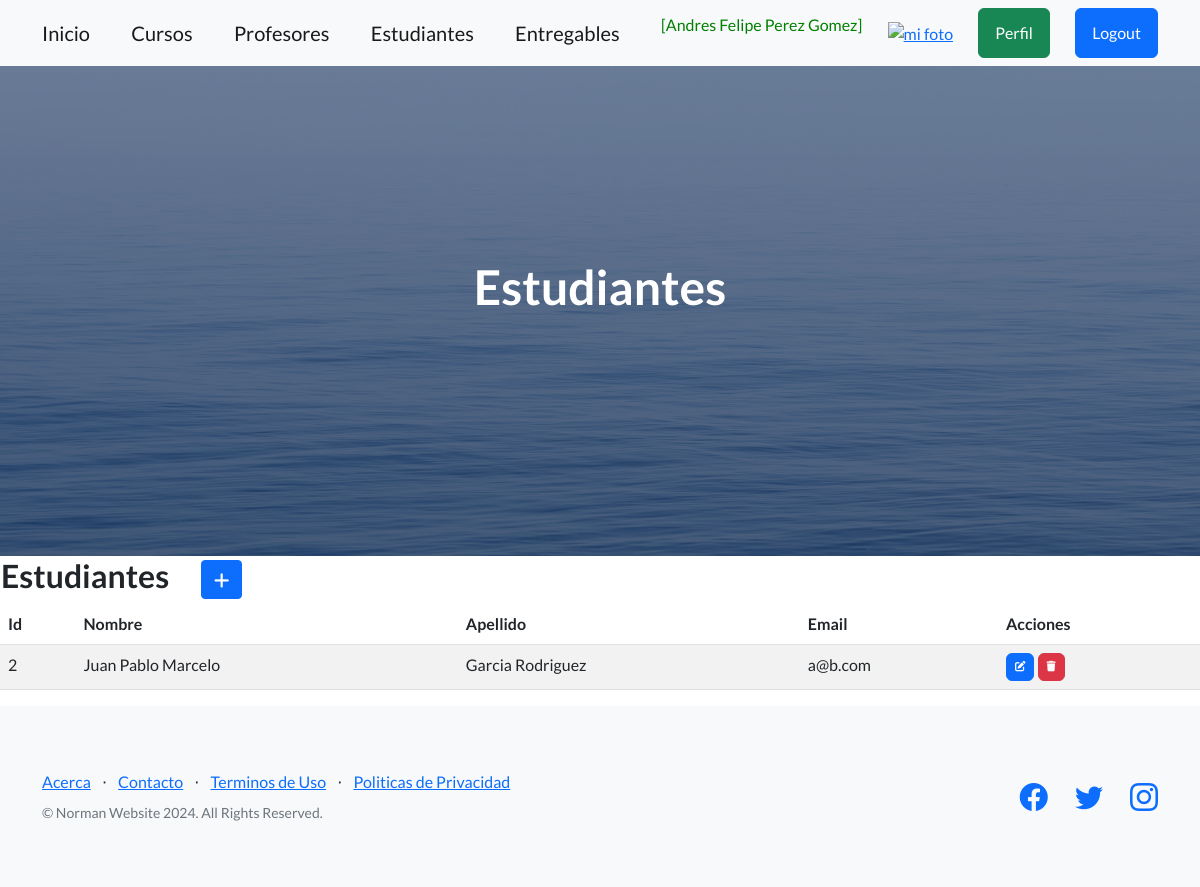
The app's page /estudiantes/ (signed in) with its own data.
### entidades/models.py (models this page shows, shortened)
class Estudiante(models.Model):
    nombre = models.CharField(max_length=60)
    apellido = models.CharField(max_length=60)
    email = models.EmailField()

### entidades/views.py (the view)
# urls.py: path('estudiantes/', EstudianteList.as_view(), name="estudiantes"),
class EstudianteList(LoginRequiredMixin, ListView):
    model = Estudiante

### entidades/templates/entidades/estudiante_list.html (shortened to what this page needs)
{% extends "entidades/index.html" %}
{% block titulo %}
<h1 class="mb-5">Estudiantes</h1>
{% endblock titulo %}
{% block contenido %}
<table>
    <tr>
        <td width="200"><h2>Estudiantes</h2></td>
        <td>
            <a
            href="{% url 'estudianteCreate' %}"
            class="btn btn-primary btn-sm"
            >
            </a>
        </td>
    </tr>
</table>
<table class="table table-striped">
    <thead>
        <tr>
            <th>Id</th>
            <th>Nombre</th>
            <th>Apellido</th>
            <th>Email</th>
            <th>Acciones</th>
        </tr>
    </thead>
    <tbody>
    {% for e in estudiante_list  %}
        <tr>
            <td>{{ e.id }}</td>
            <td>{{ e.nombre }}</td>
            <td>{{ e.apellido }}</td>
            <td>{{ e.email }}</td>
            <td>
                <a
                  href="{% url 'estudianteUpdate' e.id %}"
                  class="btn btn-primary"
                  style="--bs-btn-padding-y: .25rem; --bs-btn-padding-x: .5rem; --bs-btn-font-size: .75rem;"
                  >
                </a>
                <a
                  href="{% url 'estudianteDelete' e.id %}"
                  class="btn btn-danger"
                  style="--bs-btn-padding-y: .25rem; --bs-btn-padding-x: .5rem; --bs-btn-font-size: .75rem;"
                  >
                </a>
            </td>
        </tr>
    {% endfor %}
    </tbody>
</table>
{% endblock contenido %}

### entidades/templates/entidades/index.html (shortened to what this page needs)
<!DOCTYPE html>
<html lang="en">
    <head>
        {% load static %}
        <link href="https://cdn.jsdelivr.net/npm/bootstrap-icons@1.5.0/font/bootstrap-icons.css" rel="stylesheet" type="text/css" />
        <link href="{% static 'css/styles.css' %}" rel="stylesheet" />
        <link rel="stylesheet" href="https://cdnjs.cloudflare.com/ajax/libs/font-awesome/6.4.0/css/all.min.css">
    </head>
    <body>
        <nav class="navbar navbar-light bg-light static-top">
            <div class="container">
                <a class="navbar-brand" href="{% url 'home' %}">Inicio</a>
            {% if user.is_authenticated %}
                <a class="navbar-brand" href="{% url 'cursos' %}">Cursos</a>
                <a class="navbar-brand" href="{% url 'profesores' %}">Profesores</a>
                <a class="navbar-brand" href="{% url 'estudiantes' %}">Estudiantes</a>
                <a class="navbar-brand" href="{% url 'entregables' %}">Entregables</a>
                <p style="color:green"> [{{user.first_name}} {{user.last_name}}]</p>
                <div class="text-center">
                    <a href="{% url 'agregar_avatar' %}"><img src="{{ request.session.avatar }}" height="40px" weight="40px" alt="mi foto"></a>
                </div>
                <a class="btn btn-success" href="{% url 'perfil' %}">Perfil</a>
                <a class="btn btn-primary" href="{% url 'logout' %}">Logout</a>
            {% else %}
                <a class="btn btn-primary" href="{% url 'login' %}">Login</a>
                <a class="btn btn-success" href="{% url 'registro' %}">Registrate</a>
            {% endif %}
            </div>
        </nav>
        <header class="masthead">
            <div class="container position-relative">
                <div class="row justify-content-center">
                    <div class="col-xl-6">
                        <div class="text-center text-white">
                            {% block titulo %}{% endblock titulo %}
                        </div>
                    </div>
                </div>
            </div>
        </header>
        {% block contenido %}
        {% endblock contenido %}
        <footer class="footer bg-light">
            <div class="container">
                <div class="row">
                    <div class="col-lg-6 h-100 text-center text-lg-start my-auto">
                        <ul class="list-inline mb-2">
                            <li class="list-inline-item"><a href="{% url 'acerca' %}">Acerca</a></li>
                            <li class="list-inline-item">⋅</li>
                            <li class="list-inline-item"><a href="#!">Contacto</a></li>
                            <li class="list-inline-item">⋅</li>
                            <li class="list-inline-item"><a href="#!">Terminos de Uso</a></li>
                            <li class="list-inline-item">⋅</li>
                            <li class="list-inline-item"><a href="#!">Politicas de Privacidad</a></li>
                        </ul>
                        <p class="text-muted small mb-4 mb-lg-0">&copy; Norman Website 2024. All Rights Reserved.</p>
                    </div>
                    <div class="col-lg-6 h-100 text-center text-lg-end my-auto">
                        <ul class="list-inline mb-0">
                            <li class="list-inline-item me-4">
                                <a href="#!"><i class="bi-facebook fs-3"></i></a>
                            </li>
                            <li class="list-inline-item me-4">
                                <a href="#!"><i class="bi-twitter fs-3"></i></a>
                            </li>
                            <li class="list-inline-item">
                                <a href="#!"><i class="bi-instagram fs-3"></i></a>
                            </li>
                        </ul>
                    </div>
                </div>
            </div>
        </footer>
    </body>
</html>

### records on screen
Estudiante: id "2", nombre "Juan Pablo Marcelo", apellido "Garcia Rodriguez", email "a@b.com"

### other values on screen
{{ user.first_name }} "Andres Felipe"
{{ user.last_name }} "Perez Gomez"
